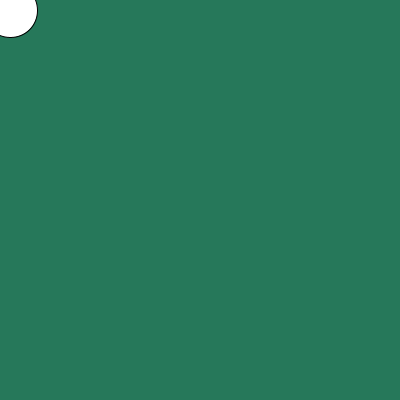
Frame 1 (no input)
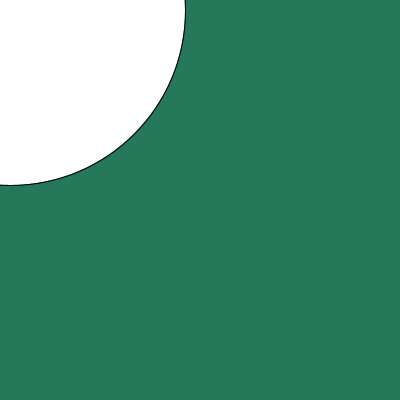
Frame 60 (the mouse pressed at the canvas centre just before this capture)
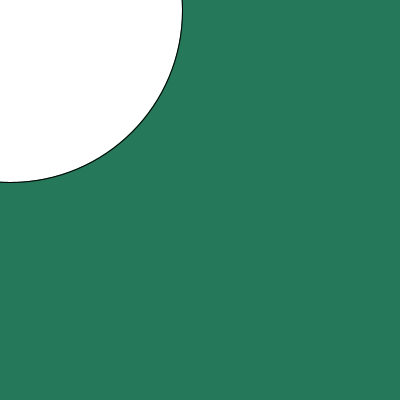
Frame 120 (the mouse held since frame 60 and released just before this capture)

The Processing sketch that drew these frames (run headless with seeded random() and noise(); from frame 60 on, the mouse is pressed at the canvas centre):

// Processing sketch: processing_112655
// ── processing_112655.pde

int diameter = 10;
int positionY = 50;
int Switch = 0;

void setup() {
  size(400, 400);
}

void draw() {
  background(38, 120, 90);


  if (positionY >= width-diameter/2) {
    Switch = 1;
  }
  if (positionY == diameter/2) {
    Switch = 0;
  }
  if (Switch == 0) {
  //positionX++; 
  positionY=positionY+5;
}
  
  else if (Switch == 1) {
    positionY--;
  }

  ellipse(diameter, diameter, positionY, positionY);
}
